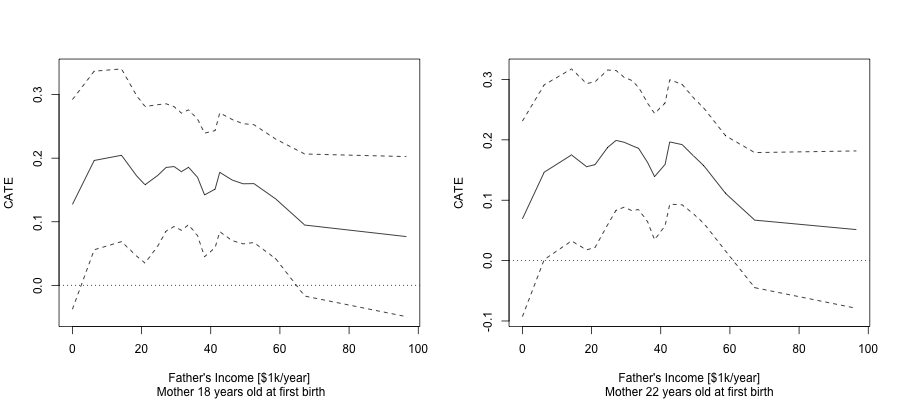

This chart was generated by the following R code:
rm(list = ls())
df = read.table("familysize.out")

df$INCOMED = df$INCOMED / 1000
df$ub = df$TAU + sqrt(df$VAR) * qnorm(0.975)
df$lb = df$TAU - sqrt(df$VAR) * qnorm(0.975)

png("plot_figure3.png", width = 900, height = 400)
par(mfrow = c(1, 2))
p.df = df[df$AGEFSTM == 18, ]
plot(p.df$INCOMED, p.df$TAU,
     ylim = c(min(p.df$lb), max(p.df$ub)),
     type = "l",
     ylab = "CATE",
     xlab = "Father's Income [$1k/year]",
     sub = " Mother 18 years old at first birth")
lines(p.df$INCOMED, p.df$lb, lty = 2)
lines(p.df$INCOMED, p.df$ub, lty = 2)
abline(h=0, lty = 3)

p.df = df[df$AGEFSTM == 22, ]
plot(p.df$INCOMED, p.df$TAU,
     ylim = c(min(p.df$lb), max(p.df$ub)),
     type = "l",
     ylab = "CATE",
     xlab = "Father's Income [$1k/year]",
     sub = "Mother 22 years old at first birth")
lines(p.df$INCOMED, p.df$lb, lty = 2)
lines(p.df$INCOMED, p.df$ub, lty = 2)
abline(h=0, lty = 3)
dev.off()
